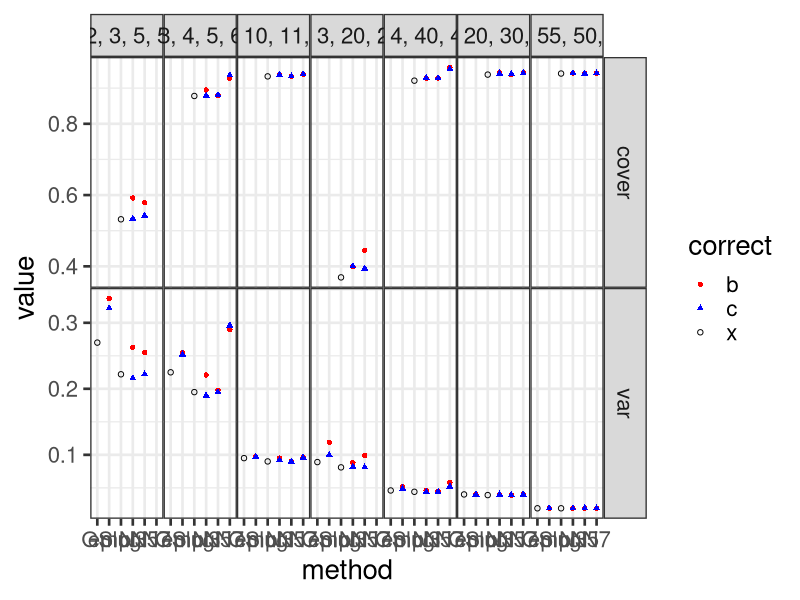
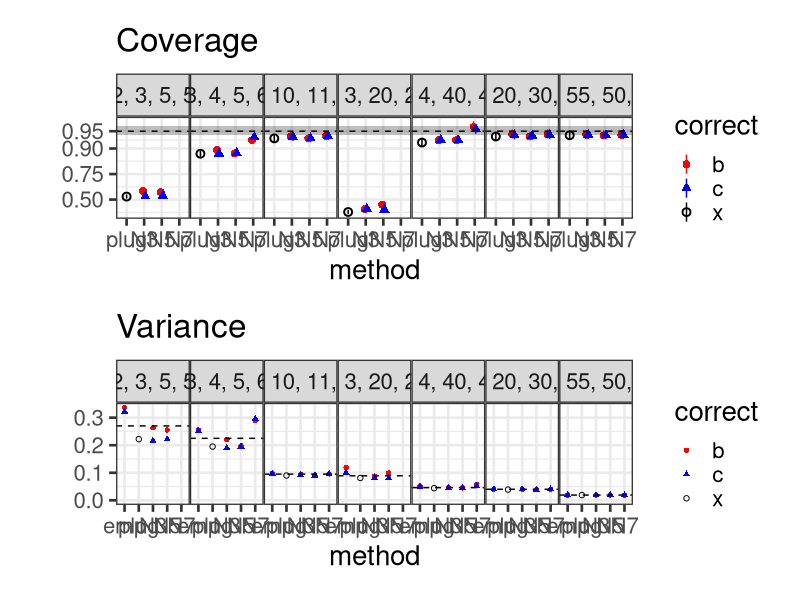

Recreate these plots in R, in order.
library(tidyverse); theme_set(theme_bw())
library(patchwork)
zmargin <- theme(panel.spacing = grid::unit(0, "lines"))

dd <- read_csv("seo_table1.csv") |>
    ## drop constant columns
    select(-c(k, Delta, `Lambda^2`)) |>
    pivot_longer(-matches("n[12]{2}"),
                 names_to = "variable", values_to = "value") |>
    separate(variable, into = c("type", "correct", "method"), sep = "\\.") |>
    mutate(vars = paste(n11, n21, n12, n22, sep = ", "), ntot = n11 + n21 + n12 + n22) |>
    ## order variable sets by total sample size
    mutate(vars = factor(vars, levels = unique(vars)[order(unique(ntot))]),
           method = factor(method, levels = c("GS", "emp", "plug", "N3", "N5", "N7")))


## 'b', 'c' are biased vs corrected; 'x' applies when neither of those is relevant (e.g. GS, plug-in)
## use open points for x, closed points with different fills for b and c?

theme_set(theme_bw(base_size = 20))
gg0 <- ggplot(dd, aes(x = method, y = value, colour = correct, shape = correct)) +
    zmargin +
    scale_shape_manual(values = c(16,17, 1)) + scale_colour_manual(values = c("red", "blue", "black"))

gg0 + geom_point() + facet_grid(type~vars, scales = "free")


## other things to play with:
## for a variety of reasons it would be better to create separate plots for coverage and
##   variance, put them together with `patchwork` or `cowplot::plot_grid`
##     * coverage might be plotted on logit scale
##     * for coverage, add reference line at 0.95, binomial CIs on reference line *or* CIs on individual points
##     * for variance, add reference line at GS for each panel?
## * better colour scheme (Okabe-Ito?)

dds <- split(dd, dd$type)

nsim <- 2000
cval <- 0.95
qq <- qnorm(c(0.025, 0.975))
## manually set breaks for logit scale
brkvec <- c(0.25, 0.5, 0.75, 0.9, 0.95)
binom_sd <- sqrt(cval*(1-cval)/nsim)

dds$cover2 <- (dds$cover
    |> mutate(se = sqrt(value*(1-value)/nsim),
              lwr = value + qq[1]*se,
              upr = value + qq[2]*se))

plot_cover <- gg0 %+% dds$cover2 +
    geom_pointrange(aes(ymin = lwr, ymax = upr),
                    position = position_dodge(width=0.25)) +
    facet_wrap(~vars, nrow = 1) +
    labs(title = "Coverage", y  = "") + 
    scale_y_continuous(trans = "logit", breaks = brkvec) +
    geom_hline(yintercept = cval, lty = 2) +
    annotate("rect", alpha = 0.25, color = NA, fill = "black",
             xmin = -Inf, xmax = Inf, ymin = cval-1.96*binom_sd, ymax = cval + 1.96*binom_sd)

GS <- dds$var |> filter(method == "GS") |> select(vars, value)
plot_var <- gg0 %+% filter(dds$var, method != "GS") +
    geom_point() +
    facet_wrap(~vars, nrow = 1) +
    labs(title = "Variance", y = "") +
    geom_hline(data = GS, aes(yintercept = value), color = "black", lty = 2) +
    expand_limits(y=0)

## needs patchwork library loaded!
plot_cover / plot_var
